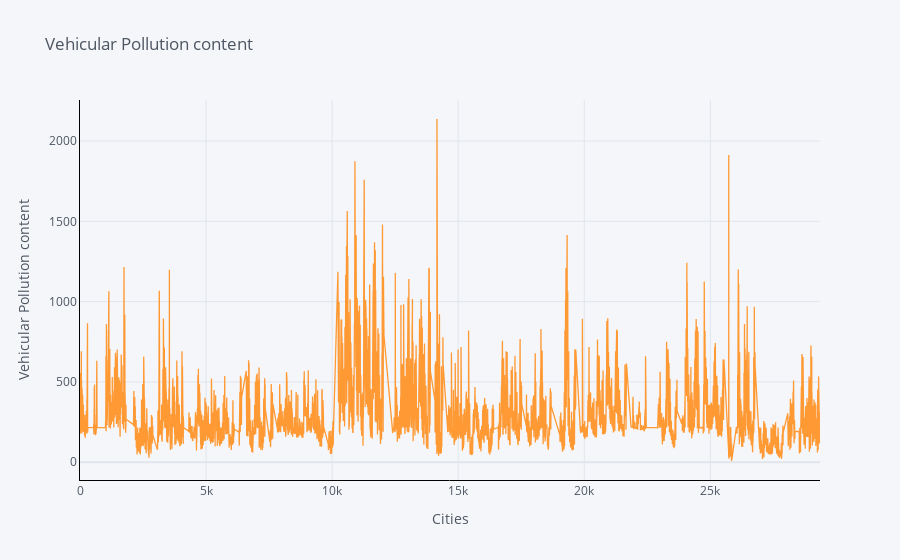
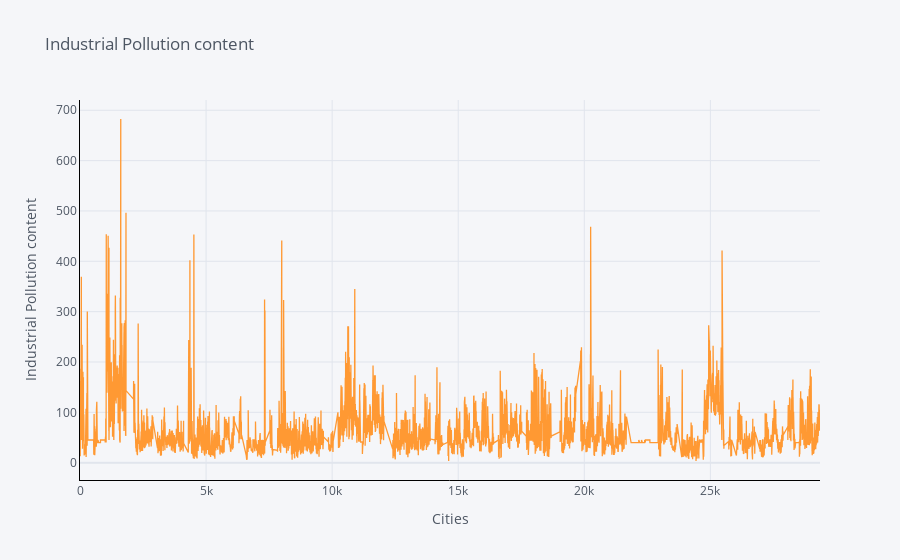

The cell these charts' notebook holds for them, in order:
### Code cell
def ploting(var):
    df[var].iplot(title=var,xTitle='Cities',yTitle=var, linecolor='black', )
    plt.show()
ploting('Vehicular Pollution content')
ploting('Industrial Pollution content')

### Figure 1 — Plotly figure (JSON) as saved in the notebook; plotly's stock layout.template omitted (floating-point values rounded to 4 significant figures; data arrays with more than 128 entries replaced by an {"elided": "..."} marker saying what was removed)
{"data": [{"line": {"color": "rgba(255, 153, 51, 1.0)", "dash": "solid", "shape": "linear", "width": 1.3}, "mode": "lines", "name": "Vehicular Pollution content", "text": "", "x": {"elided": "24885 int values"}, "y": {"elided": "24885 float values"}, "type": "scatter"}], "layout": {"legend": {"bgcolor": "#F5F6F9", "font": {"color": "#4D5663"}}, "paper_bgcolor": "#F5F6F9", "plot_bgcolor": "#F5F6F9", "title": {"font": {"color": "#4D5663"}, "text": "Vehicular Pollution content"}, "xaxis": {"gridcolor": "#E1E5ED", "linecolor": "black", "showgrid": true, "tickfont": {"color": "#4D5663"}, "title": {"font": {"color": "#4D5663"}, "text": "Cities"}, "zerolinecolor": "#E1E5ED", "type": "linear", "range": [0, 29347], "autorange": true}, "yaxis": {"gridcolor": "#E1E5ED", "linecolor": "black", "showgrid": true, "tickfont": {"color": "#4D5663"}, "title": {"font": {"color": "#4D5663"}, "text": "Vehicular Pollution content"}, "zerolinecolor": "#E1E5ED", "type": "linear", "range": [-110.4, 2256.0], "autorange": true}, "autosize": true}}

### Figure 2 — Plotly figure (JSON) as saved in the notebook; plotly's stock layout.template omitted (floating-point values rounded to 4 significant figures; data arrays with more than 128 entries replaced by an {"elided": "..."} marker saying what was removed)
{"data": [{"line": {"color": "rgba(255, 153, 51, 1.0)", "dash": "solid", "shape": "linear", "width": 1.3}, "mode": "lines", "name": "Industrial Pollution content", "text": "", "x": {"elided": "24885 int values"}, "y": {"elided": "24885 float values"}, "type": "scatter"}], "layout": {"legend": {"bgcolor": "#F5F6F9", "font": {"color": "#4D5663"}}, "paper_bgcolor": "#F5F6F9", "plot_bgcolor": "#F5F6F9", "title": {"font": {"color": "#4D5663"}, "text": "Industrial Pollution content"}, "xaxis": {"gridcolor": "#E1E5ED", "linecolor": "black", "showgrid": true, "tickfont": {"color": "#4D5663"}, "title": {"font": {"color": "#4D5663"}, "text": "Cities"}, "zerolinecolor": "#E1E5ED", "type": "linear", "range": [0, 29347], "autorange": true}, "yaxis": {"gridcolor": "#E1E5ED", "linecolor": "black", "showgrid": true, "tickfont": {"color": "#4D5663"}, "title": {"font": {"color": "#4D5663"}, "text": "Industrial Pollution content"}, "zerolinecolor": "#E1E5ED", "type": "linear", "range": [-34.4, 720.4], "autorange": true}, "autosize": true}}
